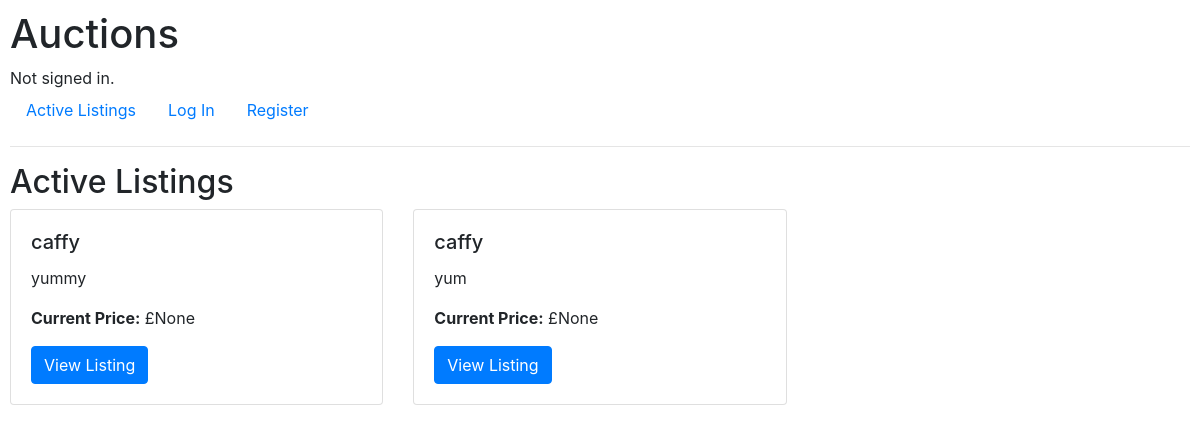
The app's page /, older data.
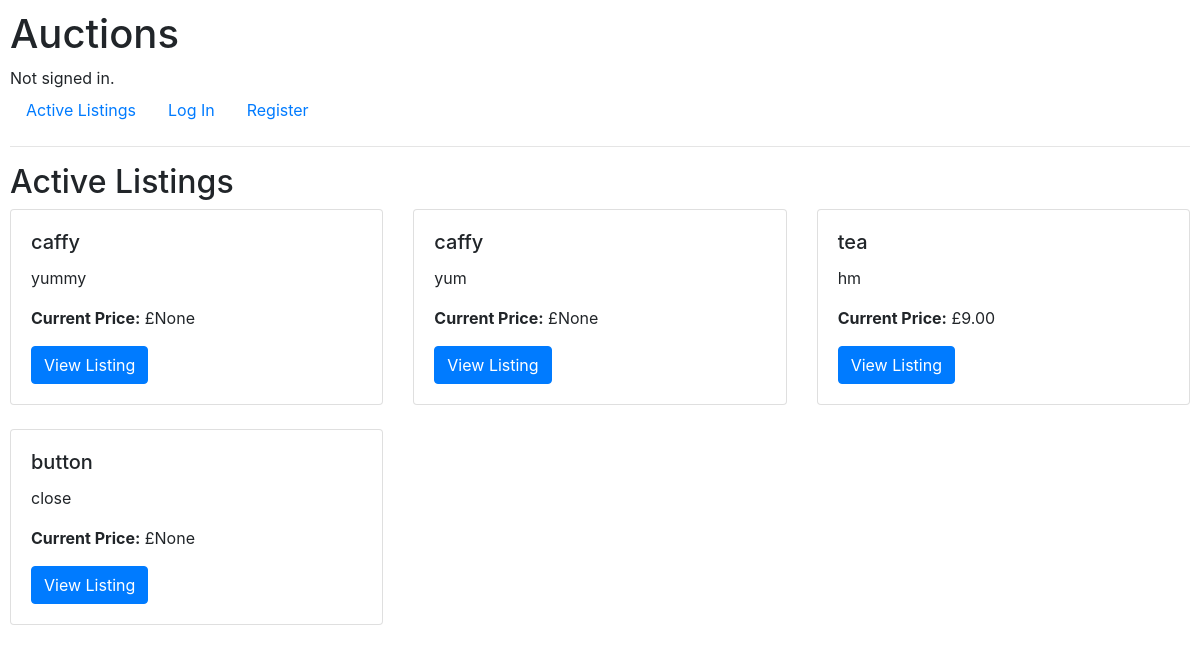
The same page, newer data.
### auctions/models.py (models this page shows, shortened)
class AuctionListing(models.Model):
    title = models.CharField(max_length=64)
    description = models.CharField(max_length=100)
    starting_bid = models.DecimalField(max_digits=10, decimal_places=2)
    current_price = models.DecimalField(max_digits=10, decimal_places=2, blank=True, null=True)
    image_url = models.URLField(blank=True)
    category = models.CharField(max_length=64, blank=True)
    is_active = models.BooleanField(default=True)
    winner = models.ForeignKey(User, on_delete=models.SET_NULL, related_name="auctions_won", null=True, blank=True)
    seller = models.ForeignKey(User, on_delete=models.CASCADE, related_name="listings")
    watchlist = models.ManyToManyField(User, related_name="listing_watchlist")
    category = models.ForeignKey(Category, on_delete=models.CASCADE, related_name="listings")

### auctions/views.py (the view)
# urls.py: path("", views.index, name="index"),
def index(request):
    listings = AuctionListing.objects.all()
    return render(request, "auctions/index.html", {
        "listings": listings
    })

### auctions/templates/auctions/index.html (shortened to what this page needs)
{% extends "auctions/layout.html" %}
{% block body %}
<h2>Active Listings</h2>
{% if listings %}
    <div class="row">
        {% for listing in listings %}
            <div class="col-md-4 mb-4">
                <div class="card">
                    <div class="card-body">
                        <h5 class="card-title">{{ listing.title }}</h5>
                        <p class="card-text">{{ listing.description }}</p>
                        <p><strong>Current Price:</strong> £{{ listing.current_price }}</p>
                        <a href="{% url 'listing' listing.id %}" class="btn btn-primary">View Listing</a>
                    </div>
                </div>
            </div>
        {% endfor %}
    </div>
{% else %}
    <p>No active listings at the moment.</p>
{% endif %}
{% endblock %}

### auctions/templates/auctions/layout.html (shortened to what this page needs)
{% load static %}
<!DOCTYPE html>
<html lang="en">
    <head>
        <link rel="stylesheet" href="https://stackpath.bootstrapcdn.com/bootstrap/4.4.1/css/bootstrap.min.css">
        <link href="{% static 'auctions/styles.css' %}" rel="stylesheet">
    </head>
    <body>
        <h1>Auctions</h1>
        <div>
            {% if user.is_authenticated %}
                Signed in as <strong>{{ user.username }}</strong>.
            {% else %}
                Not signed in.
            {% endif %}
        </div>
        <ul class="nav">
            <li class="nav-item">
                <a class="nav-link" href="{% url 'index' %}">Active Listings</a>
            </li>
            {% if user.is_authenticated %}
                <li class="nav-item">
                    <a class="nav-link" href="{% url 'create_listing' %}">Create Listing</a>
                </li>
                <li class="nav-item">
                    <a class="nav-link" href="{% url 'watchlist' %}">Watchlist</a>
                </li>
                <li class="nav-item">
                    <a class="nav-link" href="{% url 'categories' %}">Categories</a>
                </li>
                <li class="nav-item">
                    <a class="nav-link" href="{% url 'logout' %}">Log Out</a>
                </li>
            {% else %}
                <li class="nav-item">
                    <a class="nav-link" href="{% url 'login' %}">Log In</a>
                </li>
                <li class="nav-item">
                    <a class="nav-link" href="{% url 'register' %}">Register</a>
                </li>
            {% endif %}
        </ul>
        <hr>
        {% block body %}
        {% endblock %}
    </body>
</html>

### auctions/static/auctions/styles.css (style rules this page uses)
body { padding: 10px; }

Row changes from the older to the newer data that the page shows:
added AuctionListing: title "tea", description "hm", current_price "9.00"
added AuctionListing: title "button", description "close", current_price "None"
